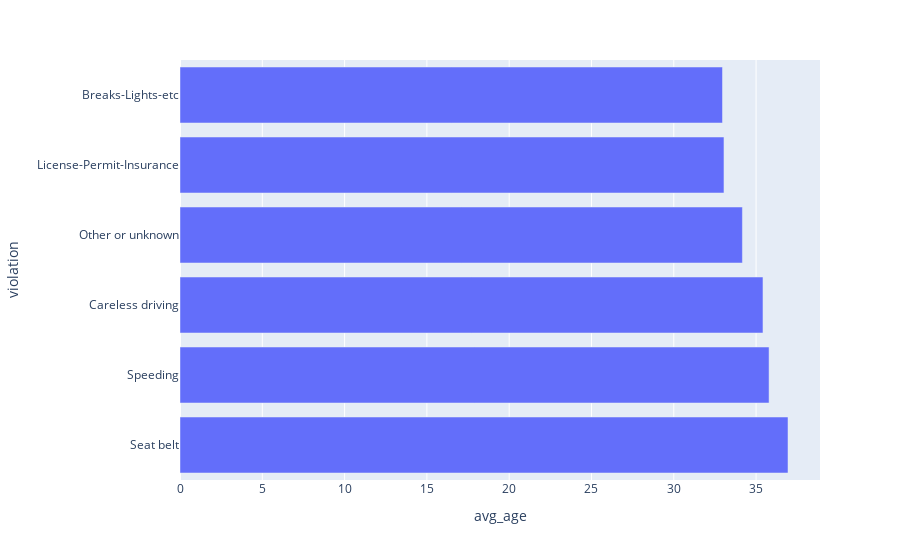

Notebook source saved alongside this figure:
### Markdown cell above
### Grouping: Summarise

### Code cell
from polars import col
avg  = (df
 .filter(col('driver_gender').is_in(['male', 'female']))
 .group_by('violation')
 .agg(col('driver_age').mean().round(2).alias('avg_age'))
 .sort('avg_age', descending=True)
 )

fig = px.bar(avg, x='avg_age', y='violation')
fig.show()

### Figure 1 — Plotly figure (JSON) as saved in the notebook; plotly's stock layout.template omitted (floating-point values rounded to 4 significant figures)
{"data": [{"alignmentgroup": "True", "hovertemplate": "avg_age=%{x}<br>violation=%{y}<extra></extra>", "legendgroup": "", "marker": {"color": "#636efa", "pattern": {"shape": ""}}, "name": "", "offsetgroup": "", "orientation": "h", "showlegend": false, "textposition": "auto", "type": "bar", "x": [36.94, 35.79, 35.42, 34.17, 33.05, 32.96], "xaxis": "x", "y": ["Seat belt", "Speeding", "Careless driving", "Other or unknown", "License-Permit-Insurance", "Breaks-Lights-etc"], "yaxis": "y"}], "layout": {"barmode": "relative", "legend": {"tracegroupgap": 0}, "margin": {"t": 60}, "xaxis": {"anchor": "y", "domain": [0, 1], "title": {"text": "avg_age"}}, "yaxis": {"anchor": "x", "domain": [0, 1], "title": {"text": "violation"}}}}
